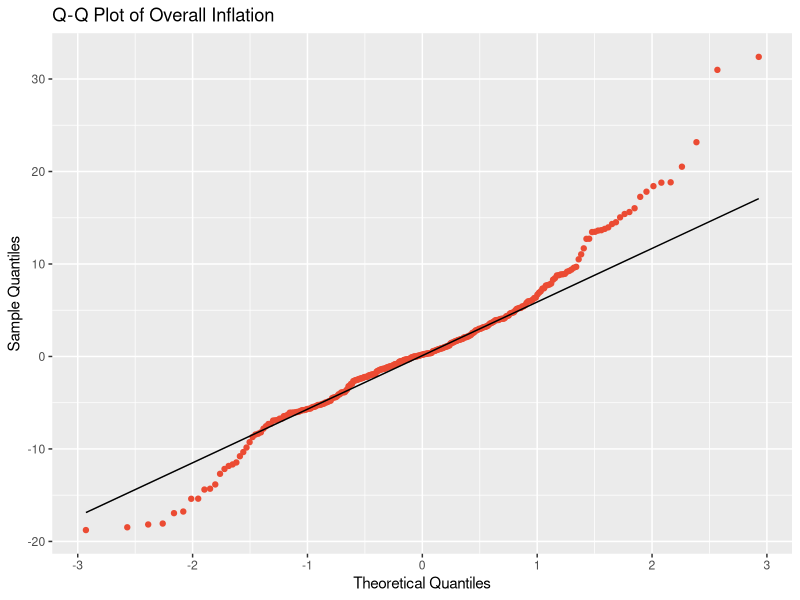
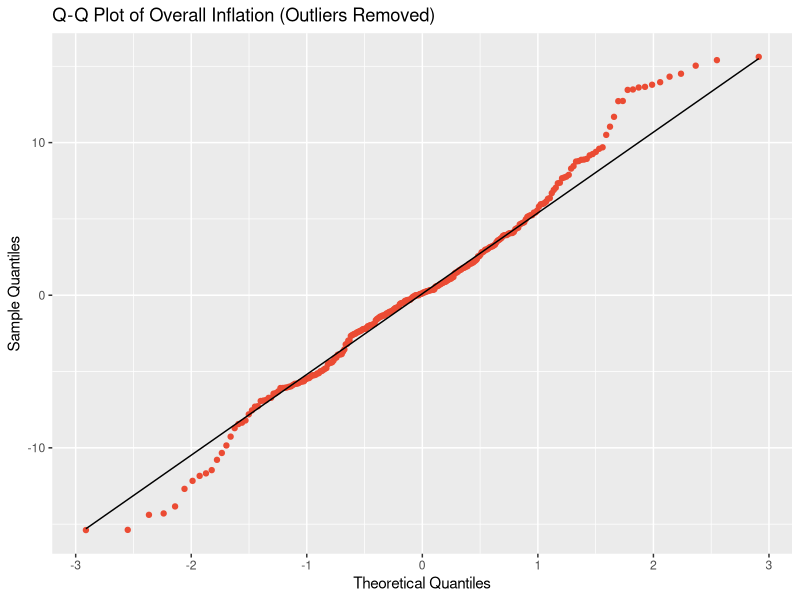
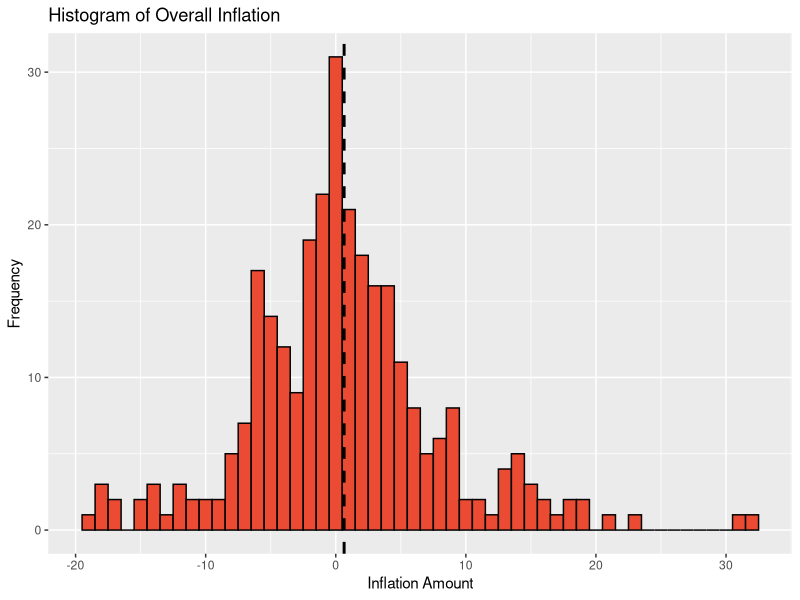
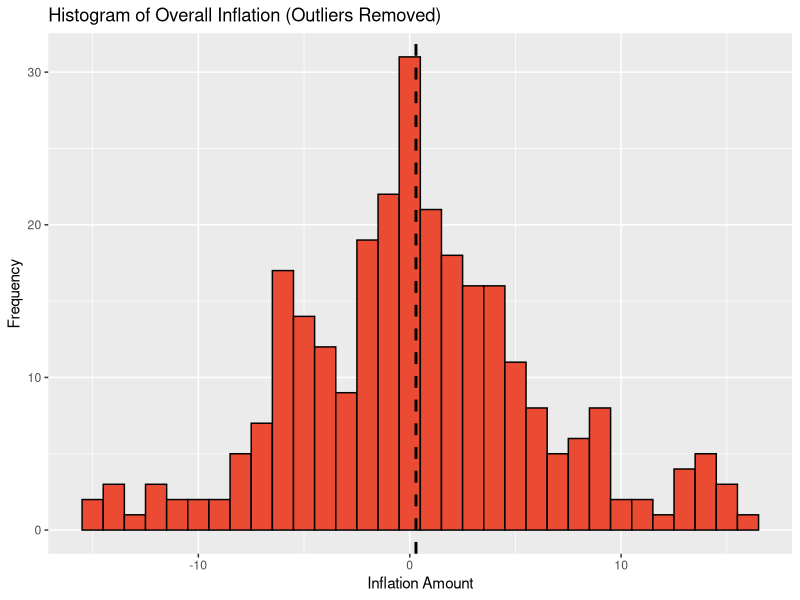
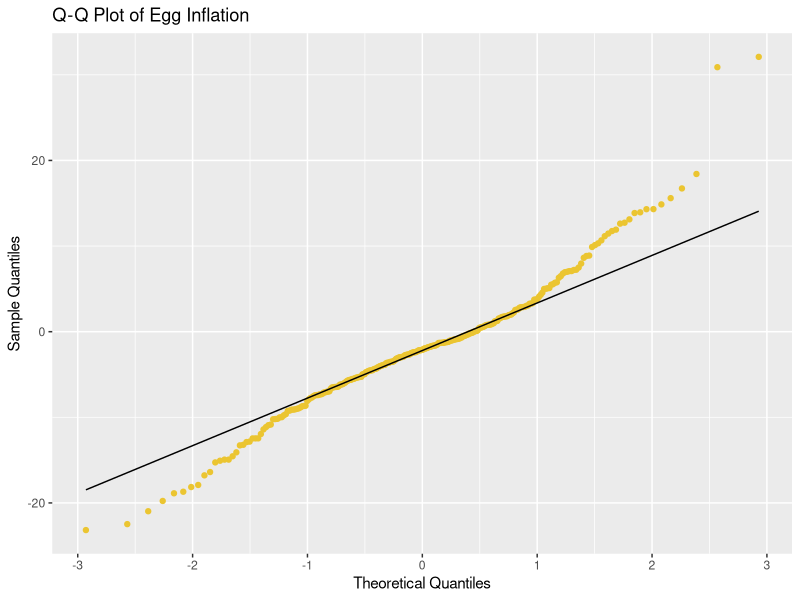
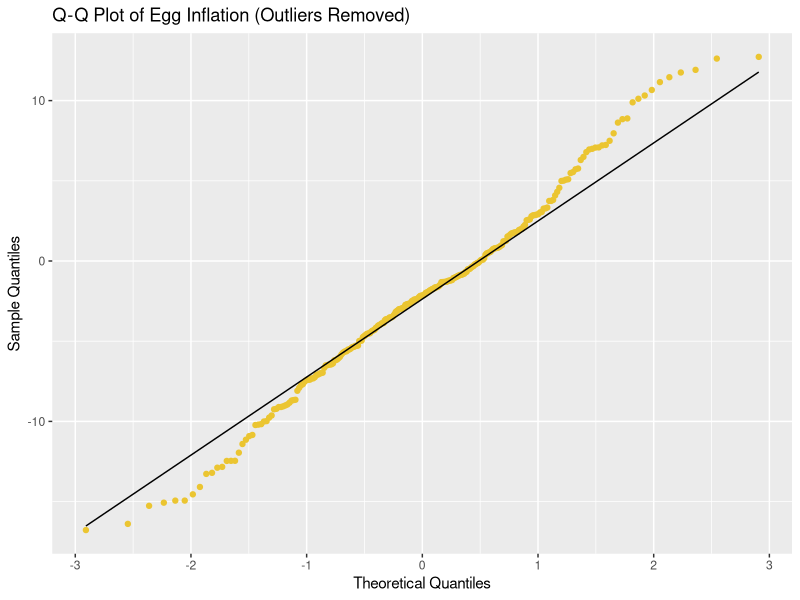
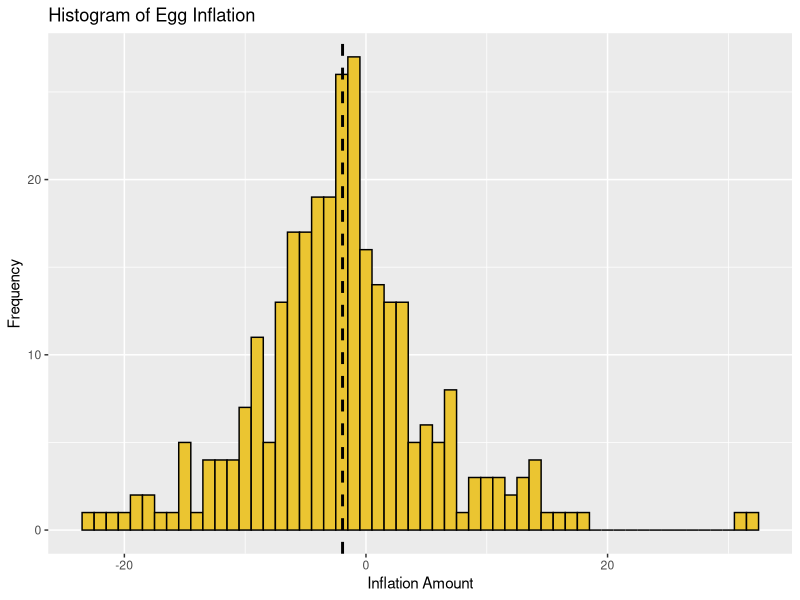
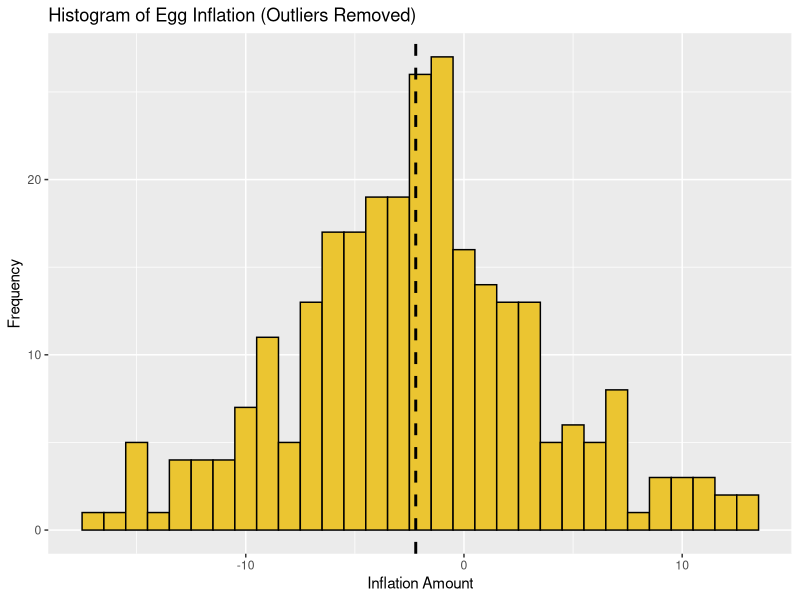

Here is the R script that generated these plots, in order:
# Your existing code with modifications
library(tidyr)
library(dplyr)
library(lubridate)
library(ggplot2)


#import data
inflation_data <- read.csv("Data/City_Inflation_Differences.csv")


# Determine the most recent year and filter if necessary
max_year <- max(inflation_data$Year)
inflation_data_filtered <- inflation_data |>
  filter(Year > (max_year - 25))

# Reshape the filtered data
inflation_long <- inflation_data_filtered |>
  pivot_longer(
    cols = c(ends_with("Percentage_Change"), ends_with("Egg_Inflation_Dif")),
    names_to = c("Month", ".value"),
    names_pattern = "(.+)_(Percentage_Change|Egg_Inflation_Dif)"
  ) |>
  rename(
    Overall_Inflation = Percentage_Change,
    Egg_Inflation_Dif = Egg_Inflation_Dif
  ) |>
  mutate(
    Month = match(Month, month.abb),
    Date = ymd(paste(Year, Month, "01"))
  ) |>
  arrange(Date)

inflation_long <- inflation_long |>
  select(Year, Overall_Inflation, Egg_Inflation_Dif, Date)

#remove NA values
inflation_long <- inflation_long |>
  na.omit()


remove_outliers <- function(x, na.rm = TRUE, ...) {
  qnt <- quantile(x, probs=c(.25, .75), na.rm = na.rm, ...)
  H <- 1.5 * IQR(x, na.rm = na.rm)
  y <- x
  y[x < (qnt[1] - H)] <- NA
  y[x > (qnt[2] + H)] <- NA
  y
}

# Remove outliers from Overall_Inflation
inflation_long_no_outliers <- inflation_long %>%
  mutate(Overall_Inflation_no_outliers = remove_outliers(Overall_Inflation)) %>%
  filter(!is.na(Overall_Inflation_no_outliers))

# Remove outliers from Egg Inflation
inflation_long__egg_no_outliers <- inflation_long %>%
  mutate(Egg_Inflation_Dif_no_outliers = remove_outliers(Egg_Inflation_Dif)) %>%
  filter(!is.na(Egg_Inflation_Dif_no_outliers))

# Create Q-Q plots
qqplot_original <- ggplot(inflation_long, aes(sample = Overall_Inflation)) +
  stat_qq(color = "#EB4B33") + stat_qq_line() + 
  labs(title = "Q-Q Plot of Overall Inflation",
       x = "Theoretical Quantiles",
       y = "Sample Quantiles")

qqplot_no_outliers <- ggplot(inflation_long_no_outliers, aes(sample = Overall_Inflation_no_outliers)) +
  stat_qq(color = "#EB4B33") + stat_qq_line() + 
  labs(title = "Q-Q Plot of Overall Inflation (Outliers Removed)",
       x = "Theoretical Quantiles",
       y = "Sample Quantiles")

qqplot_egg_original <- ggplot(inflation_long, aes(sample = Egg_Inflation_Dif)) +
  stat_qq(color = "#EBC531") + stat_qq_line() + 
  labs(title = "Q-Q Plot of Egg Inflation",
       x = "Theoretical Quantiles",
       y = "Sample Quantiles")

qqplot_egg_no_outliers <- ggplot(inflation_long__egg_no_outliers, aes(sample = Egg_Inflation_Dif_no_outliers)) +
  stat_qq(color = "#EBC531") + stat_qq_line() + 
  labs(title = "Q-Q Plot of Egg Inflation (Outliers Removed)",
       x = "Theoretical Quantiles",
       y = "Sample Quantiles")


# Create histograms
histogram_original <- ggplot(inflation_long, aes(x = Overall_Inflation)) +
  geom_histogram(binwidth = 1, fill = "#EB4B33", color = "black") +
  geom_vline(aes(xintercept = mean(Overall_Inflation)), color = "black", linetype = "dashed", size = 1) +
  labs(title = "Histogram of Overall Inflation",
       x = "Inflation Amount",
       y = "Frequency")

histogram_no_outliers <- ggplot(inflation_long_no_outliers, aes(x = Overall_Inflation_no_outliers)) +
  geom_histogram(binwidth = 1, fill = "#EB4B33", color = "black") +
  geom_vline(aes(xintercept = mean(Overall_Inflation_no_outliers)), color = "black", linetype = "dashed", size = 1) +
  labs(title = "Histogram of Overall Inflation (Outliers Removed)",
       x = "Inflation Amount",
       y = "Frequency")

histogram_egg_original <- ggplot(inflation_long, aes(x = Egg_Inflation_Dif)) +
  geom_histogram(binwidth = 1, fill = "#EBC531", color = "black") +
  geom_vline(aes(xintercept = mean(Egg_Inflation_Dif)), color = "black", linetype = "dashed", size = 1) +
  labs(title = "Histogram of Egg Inflation",
       x = "Inflation Amount",
       y = "Frequency")

histogram_egg_no_outliers <- ggplot(inflation_long__egg_no_outliers, aes(x = Egg_Inflation_Dif_no_outliers)) +
  geom_histogram(binwidth = 1, fill = "#EBC531", color = "black") +
  geom_vline(aes(xintercept = mean(Egg_Inflation_Dif_no_outliers)), color = "black", linetype = "dashed", size = 1) +
  labs(title = "Histogram of Egg Inflation (Outliers Removed)",
       x = "Inflation Amount",
       y = "Frequency")

# Display plots
print(qqplot_original)
print(qqplot_no_outliers)
print(histogram_original)
print(histogram_no_outliers)

print(qqplot_egg_original)
print(qqplot_egg_no_outliers)
print(histogram_egg_original)
print(histogram_egg_no_outliers)

# Shapiro-Wilk test for normality
shapiro_test_original <- shapiro.test(inflation_long$Overall_Inflation)
shapiro_test_no_outliers <- shapiro.test(inflation_long_no_outliers$Overall_Inflation_no_outliers)
shapiro_test_egg_original <- shapiro.test(inflation_long$Egg_Inflation_Dif)
shapiro_test_egg_no_outliers <- shapiro.test(inflation_long__egg_no_outliers$Egg_Inflation_Dif_no_outliers)

print(shapiro_test_original)
print(shapiro_test_no_outliers)
print(shapiro_test_egg_original)
print(shapiro_test_egg_no_outliers)

ggsave("qqplot_inflation.png", plot = qqplot_original, width = 12, height = 8, dpi = 300)
ggsave("qqplot_egg_inflation.png", plot = qqplot_egg_original, width = 12, height = 8, dpi = 300)
ggsave("histogram_inflation.png", plot = histogram_original, width = 12, height = 8, dpi = 300)
ggsave("histogram_egg_inflation.png", plot = histogram_egg_original, width = 12, height = 8, dpi = 300)

